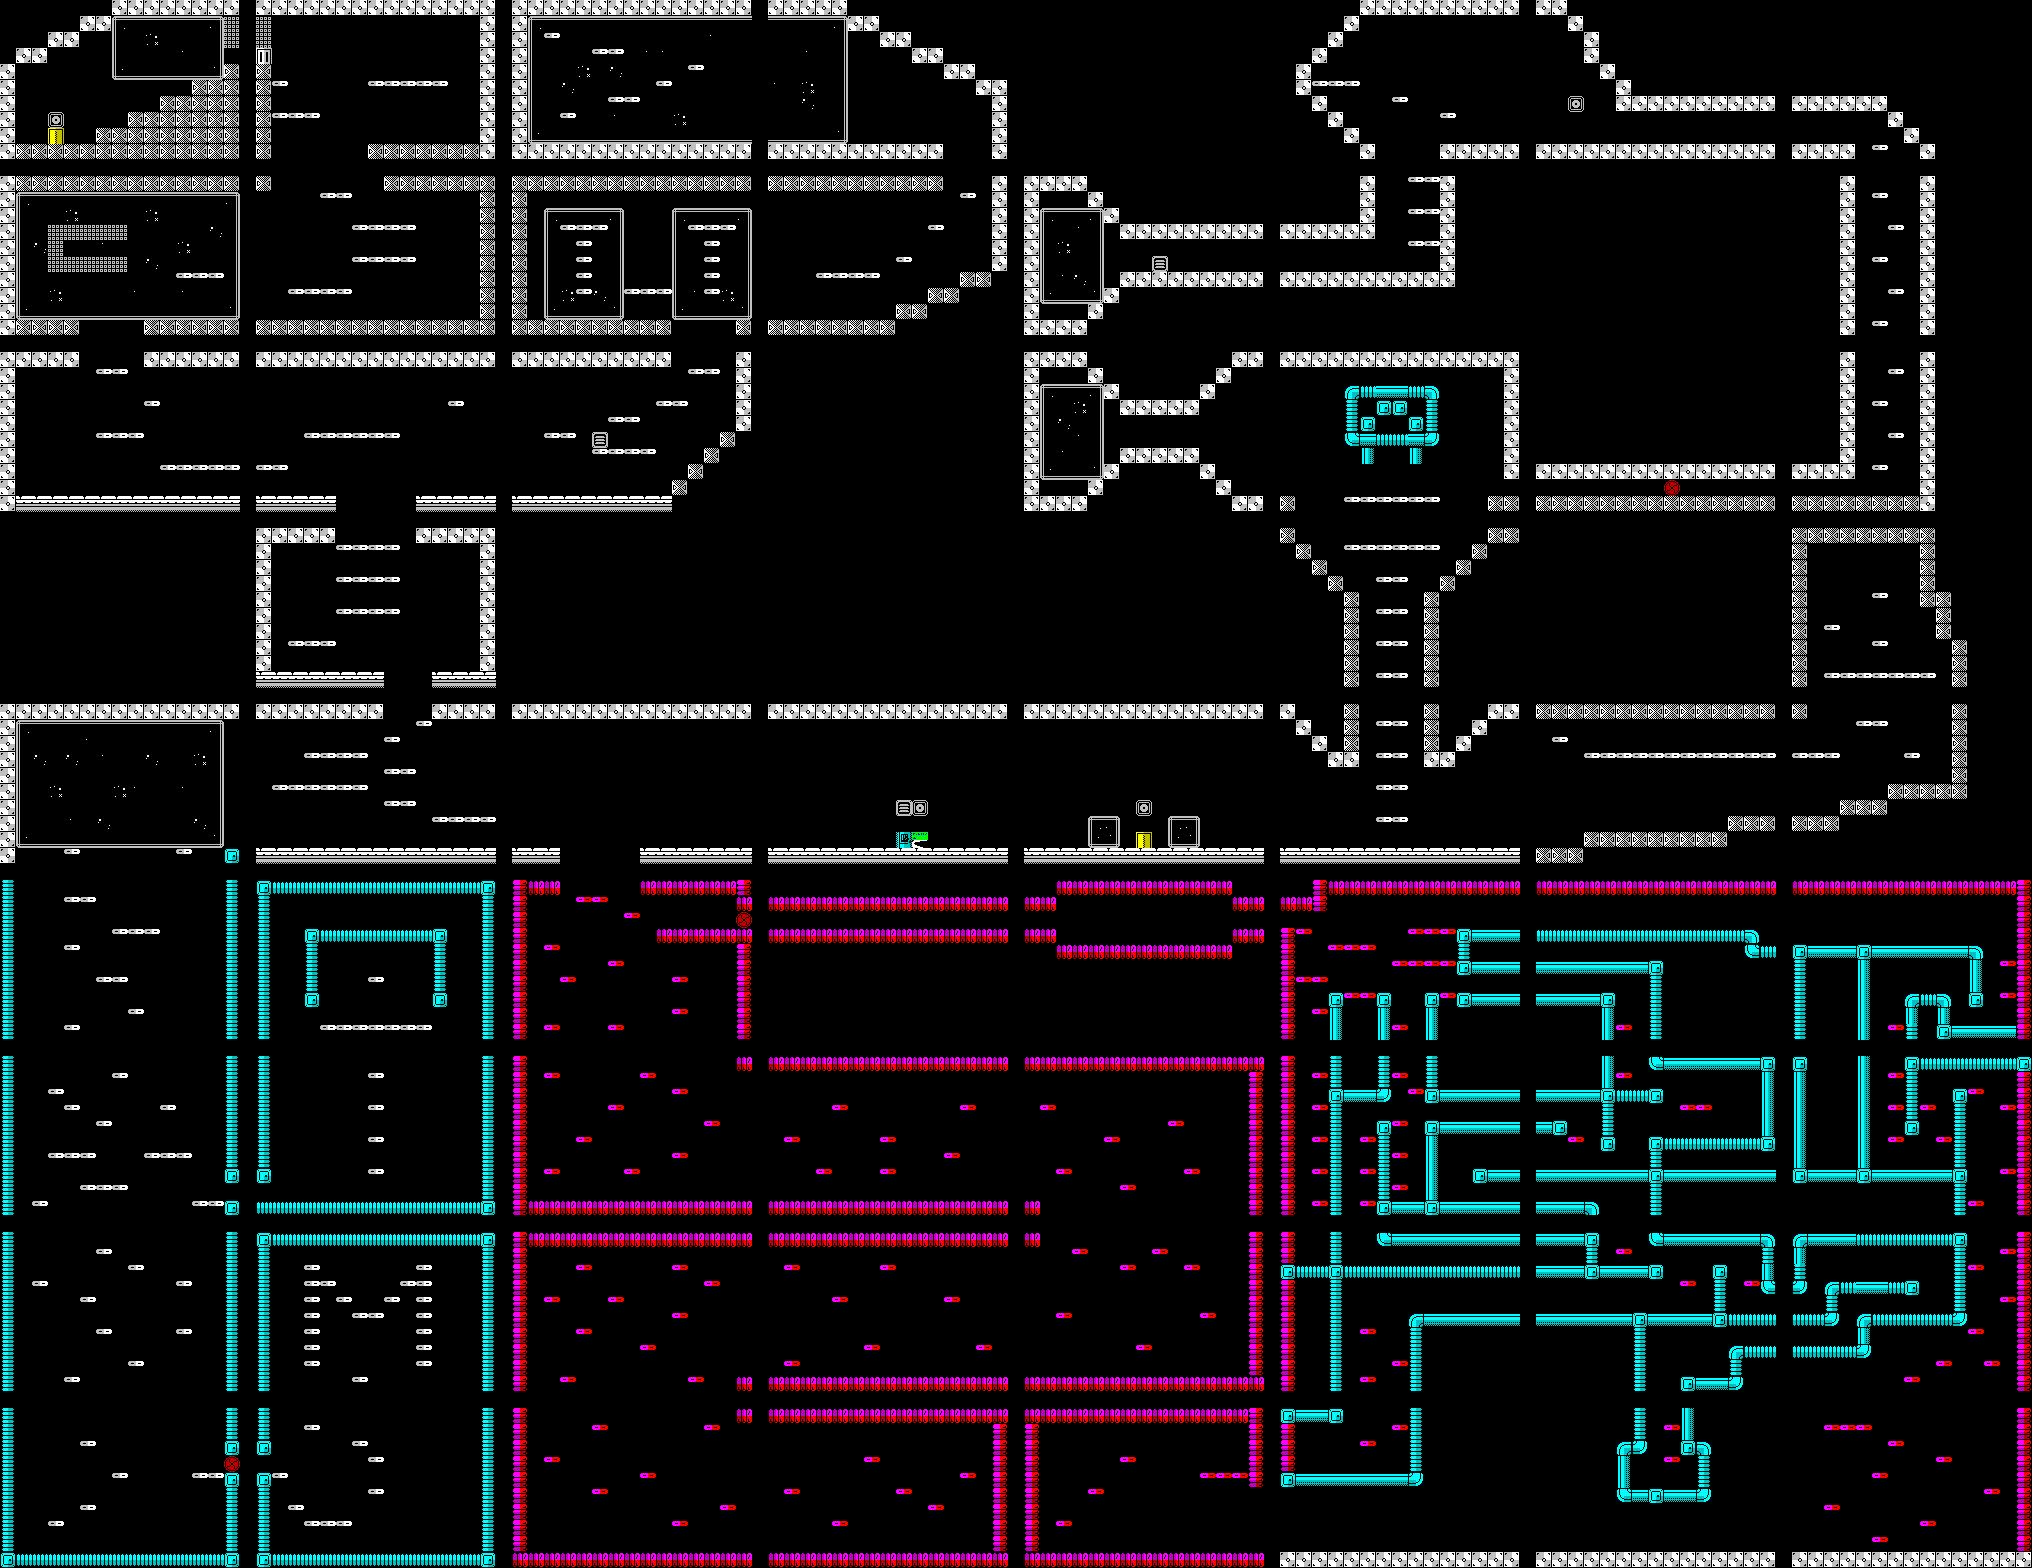

Tiled map render using the project's own tile images. Description and the map definition, with tile-layer contents summarised, below:
An orthogonal 127x98 tile map with 16x16 px tiles, 1 tile layer (map), 2 tilesets and 3 objects.

<map version="1.0" orientation="orthogonal" width="127" height="98" tilewidth="16" tileheight="16">
 <properties>
  <property name="lock" value="15" />
 </properties>
 <tileset firstgid="1" name="work" tilewidth="16" tileheight="16">
  <image source="../gfx/work.png" width="256" height="48" />
 </tileset>
 <tileset firstgid="49" name="sprites" tilewidth="16" tileheight="16">
  <image source="../gfx/sprites.png" width="256" height="32" />
 </tileset>
 <layer name="map" width="127" height="98">
  <data>[12446 cells, 10800 non-empty, 36 distinct tile ids]</data>
 </layer>
 <objectgroup name="enems" width="127" height="98">
  <object gid="19" x="1056" y="320" />
  <object gid="19" x="544" y="32" />
  <object gid="19" x="1296" y="1472" />
 </objectgroup>
</map>